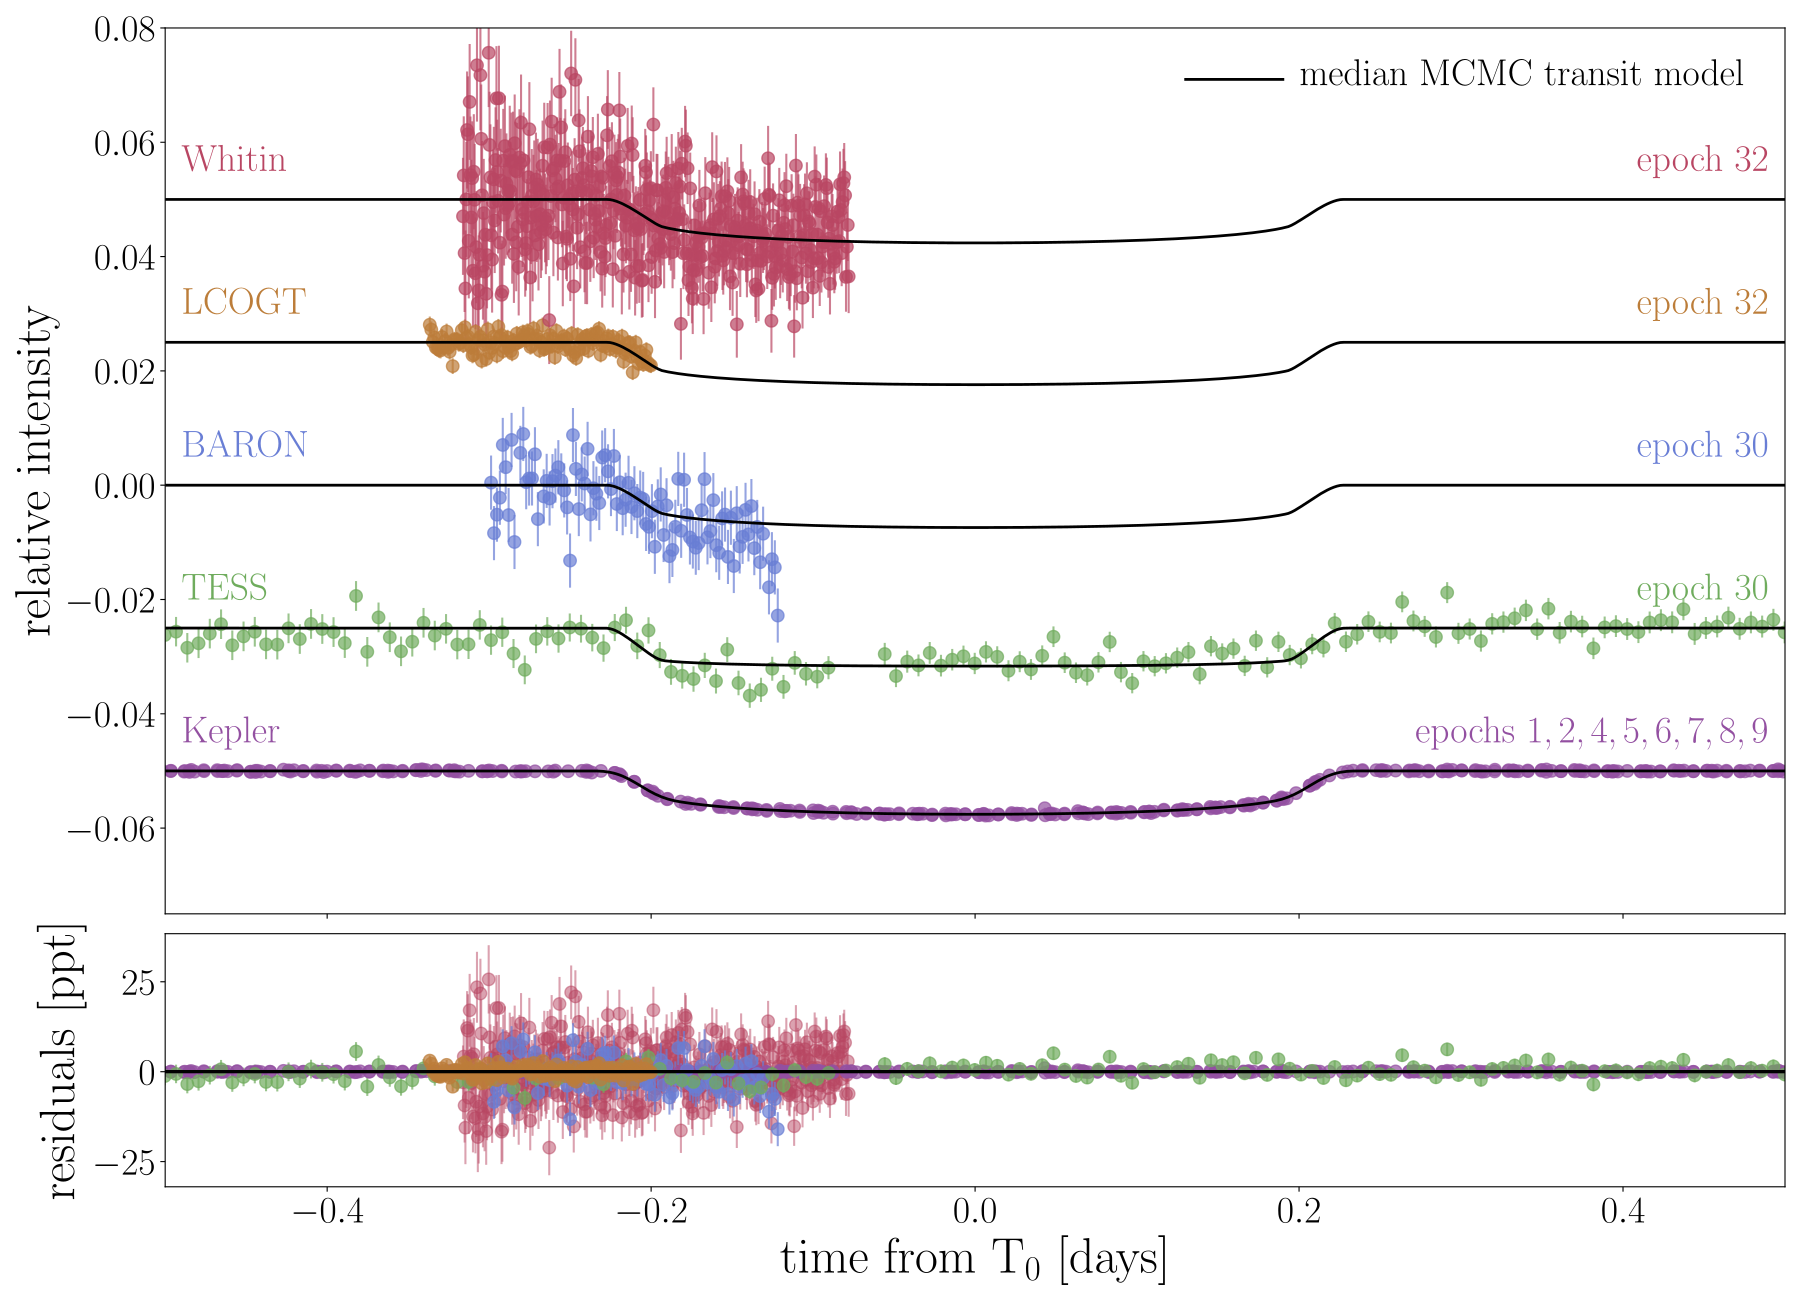

Here is the Python script that generated this plot:
import pandas as pd
import numpy as np
import matplotlib.pyplot as plt


def determine_cadence(times):
    time_gaps = {}
    for ii in range(1, len(times)):
        time_gap = np.round(times[ii]-times[ii-1], 4)
        if time_gap in time_gaps.keys():
            time_gaps[time_gap] += 1
        else:
            time_gaps[time_gap] = 1
            
    #find the key that corresponds to the most data gaps, this is the cadence
    cadence = max(time_gaps, key=time_gaps.get)
    return cadence
            
        

import matplotlib 
matplotlib.rc('xtick', labelsize=27) 
matplotlib.rc('ytick', labelsize=27) 

# load in the t0s
trans_inds = [0,1,3,4,5,6,7,8,29,31]
t0 = 277.504085
period = 160.88414
duration = 10.7536
depth = 0.006 #approx



t0s = []
for epoch in trans_inds:
    t0s.append(t0 + period*epoch)
    
t0s = np.array(t0s)    

print(t0s)

Kepler = pd.read_csv('mm_kipping_kepler.dat', delimiter='\t', header=None, names=['time', 'flux', 'flux_err'])

TESS = pd.read_csv('mm_kipping_tess.dat', delimiter=' ', header=None, names=['time', 'flux', 'flux_err'])
#BARON = pd.read_csv('mm_kipping_baron.dat', delimiter='\t', header=None, names=['time', 'flux', 'flux_err'])
BARO = pd.read_csv(
    'Kepler1513_BARO_20220715_no-detrending.csv', 
    delimiter=',', skiprows=1, names=['time', 'flux', 'flux_err', 'airmass'])
BARON = pd.read_csv(
    'Kepler1513_BARON_20220715_no-detrending.csv', 
    delimiter=',', skiprows=1, names=['time', 'flux', 'flux_err', 'airmass'])



LCO = pd.read_csv(
    'June2obs/TIC394177315-11_20230602_LCO-Teid-1m0_ip_5px_KC_bjd-flux-err-fwhm-sky-detrended.dat', 
    delimiter='\t', skiprows=1, names=['time', 'flux', 'flux_err'])
Whitin = pd.read_csv(
    'June2obs/TIC394177315-11_UT20230602_Whitin_R.ap7_datasubset.dat',
    delimiter='\t', skiprows=1, names=['time','flux','flux_err','airmass'])



BARON['time'] -= 2454833
BARO['time'] -= 2454833
TESS['time']+= 2400000-2454833

#From Kim McLeod at Whitin: 
#For the final fit, it might be worth cutting out the data at the end where the 
#positions begin to shift due to the rotator hitting its limit, 
#and then at the very end twilight appears in the sky counts.

plt.figure(figsize=[18,10])
plt.errorbar(Whitin['time']-2454833, Whitin['flux'], yerr=Whitin['flux_err'], marker='o', color='k', ls='')
plt.axvline(5264.84, 0, 1, color='r')

plt.figure(figsize=[18,10])
plt.errorbar(Whitin['time']-2454833, Whitin['flux'], yerr=Whitin['flux_err'], marker='o', color='k', ls='')
plt.axvline(5264.84, 0, 1, color='r')
plt.xlim(5264.76, 5264.86)

#cutoff Whitin data after 2460097.84
#df.drop(df[df.score < 50].index, inplace=True)

Whitin_cut = Whitin.drop(Whitin[Whitin['time']>2460097.84].index)



from scipy.optimize import curve_fit

def line(x, A, B): # this is your 'straight line' y=f(x)
    return A*x + B

plt.errorbar(TESS['time'], TESS['flux'], TESS['flux_err'], color='b', ls='', marker='o')
#plt.errorbar(BARON['time'], BARON['flux'], BARON['flux_err'], color='k', ls='', marker='o')


ingress = 4942.91
plt.axvline(ingress, color='r')

plt.xlim(4942.75, 4943.25)

plt.show()



BARON_pre_ingress = BARON.loc[BARON['time'] < ingress]


plt.errorbar(BARON['airmass'], BARON['flux'], BARON['flux_err'], color='k', ls='', marker='o')
plt.show()



baron_line,_ = curve_fit(line, BARON_pre_ingress['airmass'], BARON_pre_ingress['flux'], sigma=BARON_pre_ingress['flux_err']) 


x_plot = np.linspace(np.min(BARON['airmass']), np.max(BARON['airmass']), 100)
x_plot_pre_ingress = np.linspace(np.min(BARON_pre_ingress['airmass']), np.max(BARON_pre_ingress['airmass']), 100)

line_plot = line(x_plot, baron_line[0], baron_line[1])
line_plot = line(x_plot_pre_ingress, baron_line[0], baron_line[1])

line_fit = line(BARON['airmass'], baron_line[0], baron_line[1])


plt.errorbar(BARON_pre_ingress['airmass'], BARON_pre_ingress['flux'], BARON_pre_ingress['flux_err'], color='k', ls='', marker='o')
plt.plot(x_plot_pre_ingress, line_plot, 'g')


plt.show()

plt.errorbar(BARON['airmass'], BARON['flux'], BARON['flux_err'], color='k', ls='', marker='o')
plt.plot(x_plot, line_plot, 'g')


plt.show()
plt.figure()
baron_flux_detrended_airmass = BARON['flux']/line_fit
plt.errorbar(BARON['airmass'], baron_flux_detrended_airmass, BARON['flux_err'], color='k', ls='', marker='o')



plt.show()



plt.errorbar(BARON['time'], baron_flux_detrended_airmass, yerr=BARON['flux_err'], marker='o', color='k', ls='')

plt.errorbar(TESS['time'], TESS['flux'], yerr=TESS['flux_err'], color='b', ls='', marker='o')

plt.axvline(ingress, color='r')

plt.xlim(4942.75, 4943.25)
plt.show()





plt.errorbar(LCO['time'], LCO['flux'], yerr=LCO['flux_err'], color='b', ls='', marker='o')
plt.axvline(2460097.69, 0, 1, color='r')
plt.show()

plt.errorbar(Whitin_cut['airmass'], Whitin_cut['flux'], Whitin_cut['flux_err'], color='k', ls='', marker='o')
plt.show()

whitin_pre_ingress = Whitin_cut.loc[Whitin_cut['time'] < 2460097.69]

whitin_line,_ = curve_fit(line, whitin_pre_ingress['airmass'], whitin_pre_ingress['flux'], sigma=whitin_pre_ingress['flux_err']) 


x_plot = np.linspace(np.min(Whitin_cut['airmass']), np.max(Whitin_cut['airmass']), 100)

line_plot = line(x_plot, whitin_line[0], whitin_line[1])

line_fit = line(Whitin_cut['airmass'], whitin_line[0], whitin_line[1])


plt.errorbar(Whitin_cut['airmass'], Whitin_cut['flux'], Whitin_cut['flux_err'], color='k', ls='', marker='o')
plt.plot(x_plot, line_plot, 'g')


plt.show()

plt.figure()
whitin_flux_detrended_airmass = Whitin_cut['flux']/line_fit
plt.errorbar(Whitin_cut['airmass'], whitin_flux_detrended_airmass, Whitin_cut['flux_err'], color='k', ls='', marker='o')



plt.show()


plt.errorbar(Whitin_cut['time'], whitin_flux_detrended_airmass, yerr=Whitin_cut['flux_err'], marker='o', color='k', ls='')

plt.errorbar(LCO['time'], LCO['flux'], yerr=LCO['flux_err'], color='b', ls='', marker='o')


#plt.xlim(5262, 5264.91676768)
plt.show()







x_kepler, y_kepler, yerr_kepler = Kepler['time'].values+2400000-2454833, Kepler['flux'].values-1, Kepler['flux_err'].values

x_tess, y_tess, yerr_tess = TESS['time'].values, TESS['flux'].values-1, TESS['flux_err'].values
#x_baron, y_baron, yerr_baron = BARON['time'].values, BARON['flux'].values-1, BARON['flux_err'].values
x_baron, y_baron, yerr_baron = BARON['time'].values, baron_flux_detrended_airmass.values-1, BARON['flux_err'].values

x_lco, y_lco, yerr_lco = LCO['time'].values - 2454833., LCO['flux'].values-1, LCO['flux_err'].values
x_whitin, y_whitin, yerr_whitin = Whitin_cut['time'].values - 2454833., whitin_flux_detrended_airmass.values-1, Whitin_cut['flux_err'].values



from collections import OrderedDict

texp_kepler = determine_cadence(x_kepler)

texp_baron = determine_cadence(x_baron)
texp_tess = determine_cadence(x_tess)

texp_lco = determine_cadence(x_lco)
texp_whitin = determine_cadence(x_whitin)


datasets = OrderedDict(
    [
        ("Kepler", [x_kepler, y_kepler, yerr_kepler, texp_kepler]),
        ("BARON", [x_baron, y_baron, yerr_baron, texp_baron]),
        ("TESS", [x_tess, y_tess, yerr_tess, texp_tess]),
        ("LCO Teide", [x_lco, y_lco, yerr_lco, texp_lco]),
        ("Whitin", [x_whitin, y_whitin, yerr_whitin, texp_whitin])
    ]
)

print(t0s[0])
datasets

for n, (name, (x, y, yerr, texp)) in enumerate(datasets.items()):
    df = pd.DataFrame(
        {'x': x,
         'y': y+1,
         'yerr': yerr
        })
    
    df.to_csv('./detrended_lcs/' + name + '.dat', index=False, header=False, sep='\t')

t0s

#find reasonable limb darkening params for ground based obs
#𝑇eff = 5491 ± 100 [K]
#logg = 4.46 ± 0.10 [cgs]
#[Fe/H] = 0.17 ± 0.06

limb_darkening = pd.read_csv('claret_limb_darkening.tsv', delimiter='\t', skiprows=39)


#limit by logg
limb_darkening = limb_darkening.loc[limb_darkening['logg [cm/s2]'] > 4.46-.1]
limb_darkening = limb_darkening.loc[limb_darkening['logg [cm/s2]'] < 4.46+.1]

#limit by Teff
limb_darkening = limb_darkening.loc[limb_darkening['Teff [K]'] > 5491-100]
limb_darkening = limb_darkening.loc[limb_darkening['Teff [K]'] < 5491+100]
limb_darkening

#limit by fe/h
limb_darkening = limb_darkening.loc[limb_darkening['Z [Sun]'] > 0.17-0.06]
limb_darkening = limb_darkening.loc[limb_darkening['Z [Sun]'] < 0.17+0.06]
limb_darkening

#BARON observed in R band
BARON_limb_darkening = limb_darkening.loc[limb_darkening['Filt'] == 'i*']
BARON_u1 = float(BARON_limb_darkening['a'].values)
BARON_u2 = float(BARON_limb_darkening['b'].values)
print('BARON')
print(BARON_u1, BARON_u2)
print('')

#LCO observed in ip band
LCO_limb_darkening = limb_darkening.loc[limb_darkening['Filt'] == 'i*']
LCO_u1 = float(LCO_limb_darkening['a'].values)
LCO_u2 = float(LCO_limb_darkening['b'].values)
print('LCO')
print(LCO_u1, LCO_u2)
print('')

#Whitin observed in R band
Whitin_limb_darkening = limb_darkening.loc[limb_darkening['Filt'] == 'R ']
Whitin_u1 = float(Whitin_limb_darkening['a'].values)
Whitin_u2 = float(Whitin_limb_darkening['b'].values)
print('Whitin')
print(Whitin_u1, Whitin_u2)
print('')


import pymc3 as pm
import pymc3_ext as pmx
import exoplanet as xo
import aesara_theano_fallback.tensor as tt
from functools import partial
from celerite2.theano import terms, GaussianProcess
import theano




# Find a reference transit time near the middle of the observations to avoid
# strong covariances between period and t0
x_min = min(np.min(x) for x, _, _, _ in datasets.values())
x_max = max(np.max(x) for x, _, _, _ in datasets.values())
x_mid = 0.5 * (x_min + x_max)

mid_epoch = np.round((x_mid) / period)
t0_ref = period * np.round((x_mid - t0s[0]) / period)


with pm.Model() as model:

    # Shared orbital parameters --> impact parameter, transit times, stellar density
    ###########################
    ###########################
    ###########################
    #stellar density
    log_rho_star = pm.Uniform('log_rho_star', lower=-3, upper=3)
    rho_star = pm.Deterministic('rho_star', tt.exp(log_rho_star))
    
    # impact parameter
    b = pm.Uniform("b", lower=0, upper=2)

    
    # Now we have a parameter for each transit time for each planet:
    transit_times = []
    for i in range(1):
        transit_times.append(
            pm.Uniform(
                "tts_{0}".format(i),
                lower=t0s-1,
                upper=t0s+1,
                shape=len(t0s),
            )
        )

        
    # Now we have a parameter for each transit time for each planet:
    transit_inds = pm.Deterministic("transit_inds", tt.constant(trans_inds))
    
    
    
    
    # Set up an orbit for the planet
    orbit = xo.orbits.TTVOrbit(b=b, transit_times=transit_times, 
                               rho_star=rho_star, transit_inds=[transit_inds])
    
    #rp_over_rstar 
    ror = pm.Uniform('ror', lower=0, upper=1)
    
    #fix r_star = 1, then can solve for rp/rstar after
    r_star = 1.
    r_pl = pm.Deterministic("r_pl", ror * r_star)
    
    
    
    # It will be useful later to track some parameters of the orbit
    pm.Deterministic("t0", orbit.t0)
    pm.Deterministic("period", orbit.period)
    pm.Deterministic("ttvs_{0}".format(i), orbit.ttvs[i])
    
    




    # not shared parameters --> depth and limb-darkening
    # Loop over the instruments
    parameters = dict()
    lc_models = dict()
    for n, (name, (x, y, yerr, texp)) in enumerate(datasets.items()):
        # We define the per-instrument parameters in a submodel so that we
        # don't have to prefix the names manually
        with pm.Model(name=name, model=model):
            
            #if groundbased, assume a claret limb-darkening
            if name == 'BARON':
                u1, u2 = BARON_u1, BARON_u2
            elif name == 'LCO Teide':
                u1, u2 = LCO_u1, LCO_u2
            elif name == 'Whitin':
                u1, u2 = Whitin_u1, Whitin_u2
            
            # Else, use the limb darkening from equations 15-19 in Kipping 2013
            # https://arxiv.org/pdf/1308.0009.pdf
            else:
                q1 = pm.Uniform('q1', lower=0., upper=1.)
                q2 = pm.Uniform('q2', lower=0., upper=1.)
            
            
            
                u1 = pm.Deterministic('u1', 2*tt.sqrt(q1)*q2)
                u2 = pm.Deterministic('u2', tt.sqrt(q1)*(1-(2*q2)))

            star = xo.LimbDarkLightCurve(u1=u1, u2=u2)
            

            
            #jitter term
            #med_yerr = np.median(yerr)
            #std = np.std(y)
            #jitter = pm.InverseGamma(
            #    "jitter",
            #    testval=med_yerr,
            #    **pmx.estimate_inverse_gamma_parameters(
            #        med_yerr, 0.5 * std
            #    ),
            #)
                
                
            #add TESS blend facotr
            if name == 'TESS':
                log_blend = pm.Uniform('log_blend', lower=tt.log(1), upper=tt.log(10), testval=tt.log(1.01))
                blend = pm.Deterministic('blend', tt.exp(log_blend))
                y = (y+1)/blend - 1
            
    

            # Keep track of the parameters for optimization
            if name == 'TESS':
                parameters[name] = [q1, q2, r_pl, blend]
            elif name == 'Kepler':
                parameters[name] = [q1, q2, r_pl]
            else:
                parameters[name] = [r_pl]
            

        # The light curve model
        def lc_model(star, r_pl, texp, t):
            return pm.math.sum(
                star.get_light_curve(orbit=orbit, r=r_pl*r_star, t=t, texp=texp),
                axis=-1,
            )

        lc_model_partial = partial(lc_model, star, r_pl, texp)
        lc_models[name] = lc_model_partial
        
        lc_model_obs = lc_model(star, r_pl, texp, x)
        pm.Normal(f"{name}_obs", mu=lc_model_obs, sd=np.sqrt(yerr**2.), observed=y)



    # Optimize the model
    map_soln = model.test_point
    #for name in ['Kepler', 'TESS']:
    #    map_soln = pmx.optimize(map_soln, parameters[name])
    for name in ['Kepler']:
        map_soln = pmx.optimize(map_soln, parameters[name] + [b])
    map_soln = pmx.optimize(map_soln)

transit_times_map = map_soln['tts_0']
blend_tess_map = map_soln['TESS_blend']
period_map = map_soln['period']

print(transit_times_map)
print(blend_tess_map)
print(period_map)


#print('')
#print('')
#print('')
#for n, (name, (x, y, yerr, texp)) in enumerate(datasets.items()):
#    print(name)
#    print('median yerr: ' + str(np.median(yerr)))
#    print('jitter: ' + str(map_soln[name+'_jitter']))
#    print('')


map_soln['t0']

import matplotlib
matplotlib.rc('xtick', labelsize=27) 
matplotlib.rc('ytick', labelsize=27) 
matplotlib.rc('font', **{'family': 'serif', 'serif': ['Computer Modern']})
matplotlib.rc('text', usetex=True)

dt = np.linspace(-.5, .5, 500)


#colors = ["#2E2252", "#ab0048", "#723c87", '#2E5090', '#5164ff']
#colors = ["#b30000", "#4421af", "#7c1158", "#1a53ff", "#0d88e6"]
colors = ["#9350a1", "#697ed5", "#6fac5d", "#bc7d39", "#b94663"]
fig, ax = plt.subplots(2, figsize = [18,13], gridspec_kw={'height_ratios': [7, 2]}, sharex=True)

index = 0

shifts = [-0.05, 0., -0.025, 0.025, 0.05]
#trans_inds = [0,1,3,4,5,6,7,8,29,31]
epochs_labels = ['epochs 1,\,2,\,4,\,5,\,6,\,7,\,8,\,9', 
                 'epoch 30', 'epoch 30', 'epoch 32', 'epoch 32']
with model:
    
    
    for n, (name, (x, y, yerr, texp)) in enumerate(datasets.items()):
        phase_curve = pmx.eval_in_model(
                lc_models[name](transit_times_map[0] + dt), map_soln)
        
        phase_curve_for_resid = pmx.eval_in_model(
                lc_models[name](x), map_soln)
        
        t_warp = pmx.eval_in_model(orbit._warp_times(x), map_soln)
        
        
        #jitter = map_soln[name+'_jitter']
        #error = np.sqrt(yerr**2.+jitter**2.)
        
        if name == 'TESS':
                y = (y+1)/blend_tess_map - 1

        # Get the map period for plotting purposes
        p = period_map

        # Plot the folded data
        x_fold = (t_warp + 0.5 * p) % p - 0.5 * p
        ax[0].errorbar(
            x_fold, y+shifts[index], yerr=yerr, ms=9,
            marker='o', ls='', color=colors[index], zorder=-1000, alpha=0.7
        )


        ax[0].text(-0.49, shifts[index]+.005, name, fontsize = 27, color=colors[index])
        ax[0].text(0.49, shifts[index]+.005, epochs_labels[index], 
                 fontsize = 27, color=colors[index], horizontalalignment= 'right')




        ax[0].plot(dt, phase_curve+shifts[index], color='k', lw=2)
        
        
        
        if name == 'Whitin':
            ax[1].errorbar(
                x_fold, (y-phase_curve_for_resid)*1000, yerr=yerr*1000., ms=9,
                marker='o', ls='', color=colors[index], zorder=-5000, alpha=0.5
            )
        else:
            ax[1].errorbar(
                x_fold, (y-phase_curve_for_resid)*1000, yerr=yerr*1000., ms=9,
                marker='o', ls='', color=colors[index], zorder=-1000, alpha=0.7
            )

        ax[1].axhline(0, 0, 1, color='k', lw=2)

        index+=1
    
    
ax[0].axhline(0.072, 0.74, 0.78, color = 'k', lw=2)   
ax[0].text(0.47, 0.07, 'MAP transit model', fontsize = 27, color='k', horizontalalignment= 'right')
ax[0].set_xlim(-0.5, 0.5)
ax[0].set_ylim(-0.075, 0.08)
ax[0].set_ylabel("relative intensity", fontsize = 36)


#handles, labels = fig.gca().get_legend_handles_labels()
#by_label = dict(zip(labels, handles))
#ax[0].legend(by_label.values(), by_label.keys(), fontsize=23, loc=1)





ax[1].set_xlim(-0.5, 0.5)

ax[1].set_ylabel("residuals [ppt]", fontsize = 36)
ax[1].set_xlabel(r"time from $\textrm{T}_0$ [days]", fontsize = 36)


fig.tight_layout()
fig.savefig('transit_model_new.pdf')
    

plt.show()

with model:
    trace = pmx.sample(
        tune=2000,
        draws=2000,
        start=map_soln,
        cores=2,
        chains=2,
        target_accept=.99,
        return_inferencedata=True,
    )
